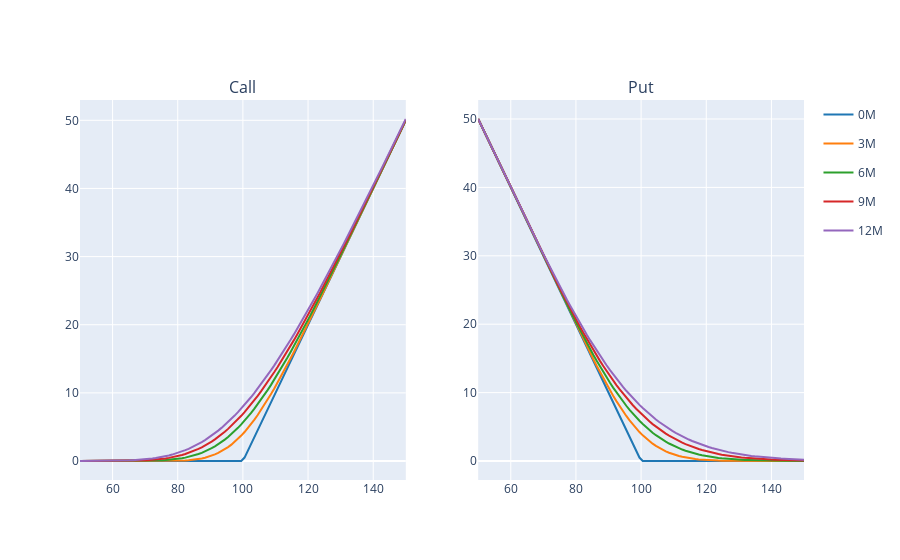

Here is the notebook cell this chart was saved with:
### Code cell
fig = make_subplots(rows=1, cols=2, subplot_titles=("Call", "Put"))

cols = py.colors.DEFAULT_PLOTLY_COLORS

x = linspace(50,150,100)
d = {'0M':1e-50, '3M': 0.25, '6M': 0.5, '9M': 0.75, '12M': 1.0}

for i, (k,v) in enumerate(d.items()):
    axes[0].plot(x, BS(x,100,0.0,v,0.2).callPrice, label=k)
    fig.add_trace(go.Scatter(x=x, y=BS(x,100,0.0,v,0.2).callPrice, name=k, legendgroup=f'group{k}', line=dict(color=cols[i])),
              row=1, col=1)
    axes[1].plot(x, BS(x,100,0.0,v,0.2).putPrice, label=k)
    fig.add_trace(go.Scatter(x=x, y=BS(x,100,0.0,v,0.2).putPrice, name=k, legendgroup=f'group{k}', line=dict(color=cols[i]), showlegend=False),
              row=1, col=2)

fig.show()
